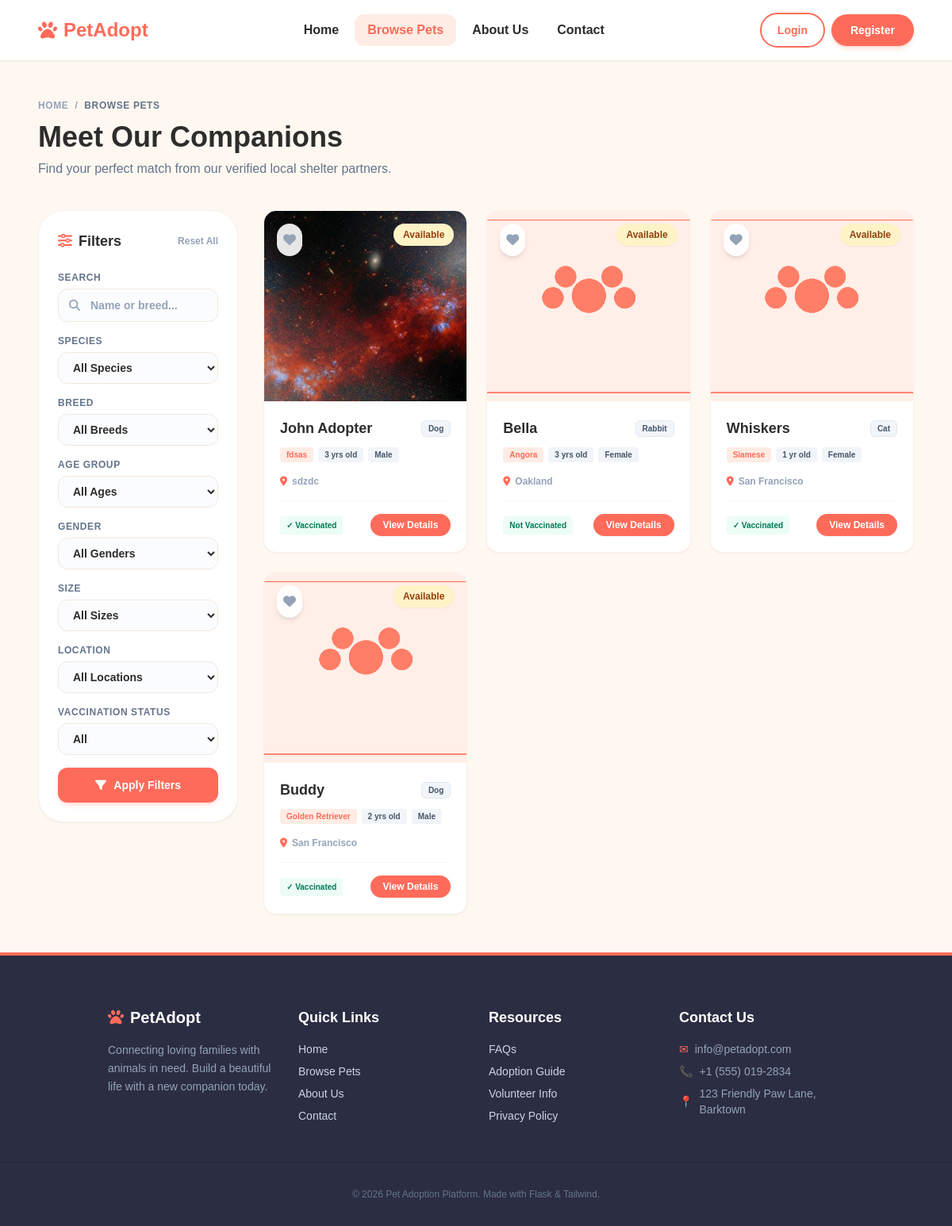
/pets, run on an earlier commit of the app's database.
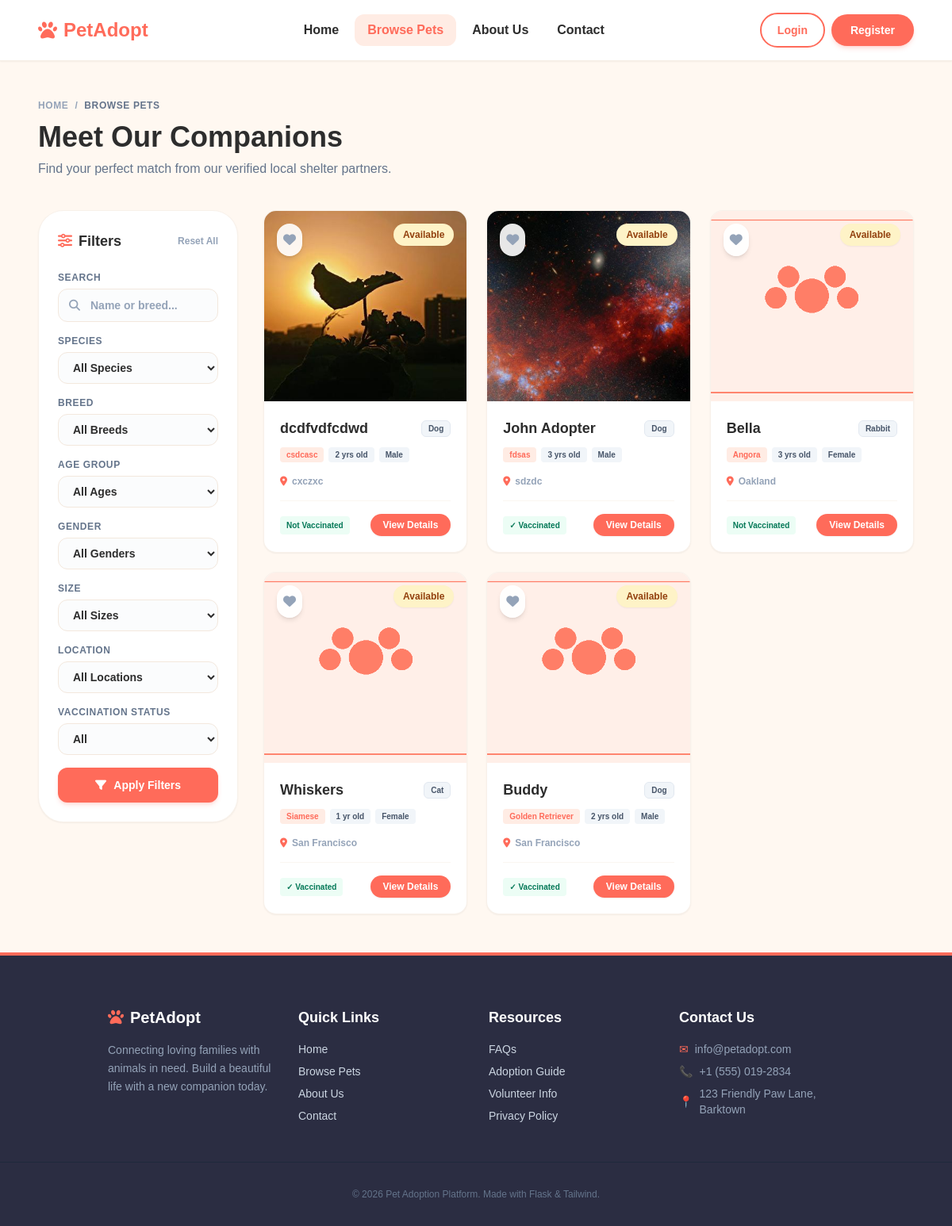
And on a later commit of the database.
### models.py (models this page shows, shortened)
class Pet(db.Model):
    __tablename__ = 'pets'
    id = db.Column(db.Integer, primary_key=True)
    name = db.Column(db.String(100), nullable=False)
    species = db.Column(db.String(50), nullable=False)  # Dog, Cat, Rabbit, Bird, Other
    breed = db.Column(db.String(100), nullable=True)
    age = db.Column(db.Integer, nullable=True)
    gender = db.Column(db.String(20), nullable=False)  # Male, Female
    size = db.Column(db.String(20), nullable=False)  # Small, Medium, Large
    color = db.Column(db.String(50), nullable=True)
    description = db.Column(db.Text, nullable=True)
    photo = db.Column(db.String(255), nullable=True, default='default_pet.png')
    location = db.Column(db.String(100), nullable=False)
    vaccinated = db.Column(db.Boolean, default=False)
    is_adopted = db.Column(db.Boolean, default=False)
    shelter_id = db.Column(db.Integer, db.ForeignKey('users.id'), nullable=False)
    created_at = db.Column(db.DateTime, default=datetime.utcnow)
    applications = db.relationship('AdoptionApplication', backref='pet', lazy=True, cascade="all, delete-orphan")

### pet_routes.py (the view, shortened to what this page needs)
@pets_bp.route('/pets')
def pet_list():
    query = Pet.query.filter_by(is_adopted=False)
    search = request.args.get('search', '').strip()
    species = request.args.get('species', '').strip()
    breed = request.args.get('breed', '').strip()
    gender = request.args.get('gender', '').strip()
    size = request.args.get('size', '').strip()
    location = request.args.get('location', '').strip()
    age_group = request.args.get('age_group', '').strip()
    vaccinated = request.args.get('vaccinated', '').strip()
    if search:
        query = query.filter(db.or_(Pet.name.ilike(f'%{search}%'), Pet.breed.ilike(f'%{search}%')))
    if species:
        query = query.filter_by(species=species)
    if breed:
        query = query.filter_by(breed=breed)
    if gender:
        query = query.filter_by(gender=gender)
    if size:
        query = query.filter_by(size=size)
    if location:
        query = query.filter_by(location=location)
    if vaccinated == 'yes':
        query = query.filter_by(vaccinated=True)
    elif vaccinated == 'no':
        query = query.filter_by(vaccinated=False)
    pets = query.order_by(Pet.created_at.desc()).all()
    all_breeds = db.session.query(Pet.breed).filter(Pet.is_adopted == False, Pet.breed != None).distinct().all()
    all_breeds = sorted([b[0] for b in all_breeds if b[0]])
    all_locations = db.session.query(Pet.location).filter(Pet.is_adopted == False, Pet.location != None).distinct().all()
    all_locations = sorted([l[0] for l in all_locations if l[0]])
    return render_template('pets/pet_list.html',
                           pets=pets,
                           all_breeds=all_breeds,
                           all_locations=all_locations,
                           search=search,
                           species_filter=species,
                           breed_filter=breed,
                           gender_filter=gender,
                           size_filter=size,
                           location_filter=location,
                           age_group_filter=age_group,
                           vaccinated_filter=vaccinated)

### templates/pets/pet_list.html (shortened to what this page needs)
{% extends 'base.html' %}
{% block content %}
<div class="container mx-auto max-w-7xl px-6 md:px-12 py-12">
    <div class="mb-10 text-left animate-fade-in-up">
        <nav class="flex items-center gap-2 text-xs font-bold uppercase tracking-wider text-slate-400 mb-3">
            <a href="{{ url_for('general.home') }}" class="hover:text-primary transition-colors">Home</a>
            <span>/</span>
            <span class="text-slate-500">Browse Pets</span>
        </nav>
        <div class="flex flex-col md:flex-row md:items-end justify-between gap-4">
            <div>
                <h1 class="text-3xl md:text-4xl font-black text-dark mb-2">Meet Our Companions</h1>
                <p class="text-slate-500 text-sm md:text-base">Find your perfect match from our verified local shelter partners.</p>
            </div>
        </div>
    </div>
    <div class="lg:grid lg:grid-cols-12 lg:gap-8 items-start">
        <aside class="hidden lg:block lg:col-span-3 sticky top-24 bg-white border border-border/60 rounded-[32px] p-6 shadow-sm">
            <div class="flex justify-between items-center mb-6">
                <h2 class="text-lg font-black text-dark flex items-center gap-2">
                    <i class="fa-solid fa-sliders text-primary"></i> Filters
                </h2>
                <a href="{{ url_for('pets.pet_list') }}" class="text-xs font-bold text-slate-400 hover:text-primary transition-colors">Reset All</a>
            </div>
            <form method="GET" action="{{ url_for('pets.pet_list') }}" class="space-y-4 text-left">
                <div class="flex flex-col gap-1.5">
                    <label for="search" class="text-xs font-bold text-slate-500 uppercase tracking-wider">Search</label>
                    <div class="relative flex items-center">
                        <i class="fa-solid fa-magnifying-glass absolute left-3.5 text-slate-400 text-sm"></i>
                        <input
                          type="text"
                          id="search"
                          name="search"
                          placeholder="Name or breed..."
                          value="{{ search }}"
                          class="w-full bg-slate-50/50 pl-10 pr-3.5 py-2.5 rounded-xl border border-border outline-none text-sm text-dark placeholder:text-slate-400 font-semibold focus:bg-white focus:border-primary transition-colors"
                        />
                    </div>
                </div>
                <div class="flex flex-col gap-1.5">
                    <label for="species" class="text-xs font-bold text-slate-500 uppercase tracking-wider">Species</label>
                    <select
                      id="species"
                      name="species"
                      class="w-full bg-slate-50/50 px-3.5 py-2.5 rounded-xl border border-border outline-none text-sm text-dark font-semibold focus:bg-white focus:border-primary transition-colors"
                    >
                        <option value="">All Species</option>
                    </select>
                </div>
                <div class="flex flex-col gap-1.5">
                    <label for="breed" class="text-xs font-bold text-slate-500 uppercase tracking-wider">Breed</label>
                    <select
                      id="breed"
                      name="breed"
                      class="w-full bg-slate-50/50 px-3.5 py-2.5 rounded-xl border border-border outline-none text-sm text-dark font-semibold focus:bg-white focus:border-primary transition-colors"
                    >
                        <option value="">All Breeds</option>
                    </select>
                </div>
                <div class="flex flex-col gap-1.5">
                    <label for="age_group" class="text-xs font-bold text-slate-500 uppercase tracking-wider">Age Group</label>
                    <select
                      id="age_group"
                      name="age_group"
                      class="w-full bg-slate-50/50 px-3.5 py-2.5 rounded-xl border border-border outline-none text-sm text-dark font-semibold focus:bg-white focus:border-primary transition-colors"
                    >
                        <option value="">All Ages</option>
                    </select>
                </div>
                <div class="flex flex-col gap-1.5">
                    <label for="gender" class="text-xs font-bold text-slate-500 uppercase tracking-wider">Gender</label>
                    <select
                      id="gender"
                      name="gender"
                      class="w-full bg-slate-50/50 px-3.5 py-2.5 rounded-xl border border-border outline-none text-sm text-dark font-semibold focus:bg-white focus:border-primary transition-colors"
                    >
                        <option value="">All Genders</option>
                    </select>
                </div>
                <div class="flex flex-col gap-1.5">
                    <label for="size" class="text-xs font-bold text-slate-500 uppercase tracking-wider">Size</label>
                    <select
                      id="size"
                      name="size"
                      class="w-full bg-slate-50/50 px-3.5 py-2.5 rounded-xl border border-border outline-none text-sm text-dark font-semibold focus:bg-white focus:border-primary transition-colors"
                    >
                        <option value="">All Sizes</option>
                    </select>
                </div>
                <div class="flex flex-col gap-1.5">
                    <label for="location" class="text-xs font-bold text-slate-500 uppercase tracking-wider">Location</label>
                    <select
                      id="location"
                      name="location"
                      class="w-full bg-slate-50/50 px-3.5 py-2.5 rounded-xl border border-border outline-none text-sm text-dark font-semibold focus:bg-white focus:border-primary transition-colors"
                    >
                        <option value="">All Locations</option>
                    </select>
                </div>
                <div class="flex flex-col gap-1.5">
                    <label for="vaccinated" class="text-xs font-bold text-slate-500 uppercase tracking-wider">Vaccination Status</label>
                    <select
                      id="vaccinated"
                      name="vaccinated"
                      class="w-full bg-slate-50/50 px-3.5 py-2.5 rounded-xl border border-border outline-none text-sm text-dark font-semibold focus:bg-white focus:border-primary transition-colors"
                    >
                        <option value="">All</option>
                    </select>
                </div>
                <button
                  type="submit"
                  class="w-full py-3 bg-primary hover:bg-primary-hover text-white font-bold rounded-xl shadow-md shadow-primary/20 transition-all text-sm active:scale-95 hover:-translate-y-0.5 mt-2"
                >
                    <i class="fa-solid fa-filter mr-1.5"></i> Apply Filters
                </button>
            </form>
        </aside>
        <main class="lg:col-span-9">
            <div class="grid grid-cols-1 sm:grid-cols-2 lg:grid-cols-3 gap-6">
                {% if pets %}
                    {% for pet in pets %}
                        <div class="group bg-white border border-border/60 rounded-2xl overflow-hidden shadow-sm hover:shadow-xl hover:border-primary/30 flex flex-col h-full transition-all duration-300 transform hover:-translate-y-2">
                            <div class="relative h-[240px] overflow-hidden">
                                <button
                                  data-pet-id="{{ pet.id }}"
                                  class="fav-btn absolute top-4 left-4 p-2 bg-white/90 backdrop-blur-sm rounded-full shadow-md text-slate-400 hover:text-red-500 hover:scale-110 active:scale-95 transition-all z-10"
                                >
                                    <i class="fa-solid fa-heart text-base"></i>
                                </button>
                                <span class="absolute top-4 right-4 text-xs font-bold px-3 py-1.5 bg-amber-100 text-amber-800 rounded-full shadow-sm">
                                    Available
                                </span>
                                {% if pet.photo %}
                                    <img
                                      src="{{ url_for('static', filename='uploads/pet_photos/' + pet.photo) }}"
                                      alt="{{ pet.name }}"
                                      class="w-full h-full object-cover transition-transform duration-500 group-hover:scale-105"
                                    />
                                {% else %}
                                    <img
                                      src="{{ url_for('static', filename='uploads/pet_photos/default_pet.png') }}"
                                      alt="{{ pet.name }}"
                                      class="w-full h-full object-cover transition-transform duration-500 group-hover:scale-105"
                                    />
                                {% endif %}
                            </div>
                            <div class="p-5 flex-grow flex flex-col justify-between text-left">
                                <div>
                                    <div class="flex justify-between items-center mb-2.5">
                                        <h3 class="text-lg font-black text-dark group-hover:text-primary transition-colors">{{ pet.name }}</h3>
                                        <span class="text-[10px] font-bold px-2 py-0.5 bg-slate-100 border border-slate-200 text-slate-600 rounded-md">
                                            {{ pet.species }}
                                        </span>
                                    </div>
                                    <div class="flex flex-wrap gap-1.5 mb-4">
                                        <span class="text-[10px] font-semibold px-2 py-0.5 bg-primary-light text-primary rounded">
                                            {% if pet.breed %}{{ pet.breed }}{% else %}Mixed Breed{% endif %}
                                        </span>
                                        <span class="text-[10px] font-semibold px-2 py-0.5 bg-slate-100 text-slate-600 rounded">
                                            {{ pet.age }} {% if pet.age == 1 %}yr{% else %}yrs{% endif %} old
                                        </span>
                                        <span class="text-[10px] font-semibold px-2 py-0.5 bg-slate-100 text-slate-600 rounded">
                                            {{ pet.gender }}
                                        </span>
                                    </div>
                                    <div class="flex items-center gap-1.5 text-slate-400 text-xs mb-4 font-semibold">
                                        <i class="fa-solid fa-location-dot text-primary"></i>
                                        <span>{{ pet.location }}</span>
                                    </div>
                                </div>
                                <div class="border-t border-border/40 pt-4 flex justify-between items-center">
                                    <span class="text-[10px] font-bold px-2 py-1 bg-emerald-50 text-emerald-700 rounded">
                                        {% if pet.vaccinated %}✓ Vaccinated{% else %}Not Vaccinated{% endif %}
                                    </span>
                                    <a href="{{ url_for('pets.pet_detail', pet_id=pet.id) }}" class="py-1.5 px-4 bg-primary hover:bg-primary-hover text-white font-bold rounded-full text-xs shadow-sm transition-all active:scale-95">
                                        View Details
                                    </a>
                                </div>
                            </div>
                        </div>
                    {% endfor %}
                {% endif %}
            </div>
        </main>
    </div>
</div>
{% endblock %}

What changed in the data, as far as the page shows it:
added Pet: photo (picture), name "dcdfvdfcdwd", species "Dog", breed "csdcasc", age "2", shows "yrs", gender "Male", location "cxczxc", vaccinated "Not Vaccinated"
